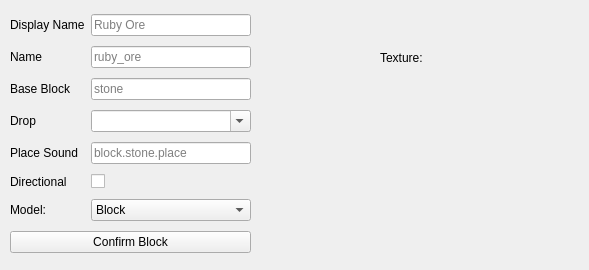
      <widget class="QWidget" name="blockEditor">
       <widget class="QPushButton" name="blockTextureButtonBottom">
        <property name="geometry">
         <rect>
          <x>430</x>
          <y>190</y>
          <width>50</width>
          <height>50</height>
         </rect>
        </property>
        <property name="toolTip">
         <string>&lt;html&gt;&lt;head/&gt;&lt;body&gt;&lt;p&gt;The bottom texture of your block. &lt;span style=&quot; font-weight:700;&quot;&gt;If you are using a Custom model, only use this texture!&lt;/span&gt;&lt;/p&gt;&lt;/body&gt;&lt;/html&gt;</string>
        </property>
        <property name="text">
         <string/>
        </property>
        <property name="flat">
         <bool>true</bool>
        </property>
       </widget>
       <widget class="QPushButton" name="blockTextureButtonTop">
        <property name="geometry">
         <rect>
          <x>430</x>
          <y>90</y>
          <width>50</width>
          <height>50</height>
         </rect>
        </property>
        <property name="toolTip">
         <string>&lt;html&gt;&lt;head/&gt;&lt;body&gt;&lt;p&gt;The top texture of your block. &lt;span style=&quot; font-weight:700;&quot;&gt;If you are using a Custom model, only use the bottom texture!&lt;/span&gt;&lt;/p&gt;&lt;/body&gt;&lt;/html&gt;</string>
        </property>
        <property name="text">
         <string/>
        </property>
        <property name="flat">
         <bool>true</bool>
        </property>
       </widget>
       <widget class="QPushButton" name="blockTextureButtonLeft">
        <property name="geometry">
         <rect>
          <x>380</x>
          <y>140</y>
          <width>50</width>
          <height>50</height>
         </rect>
        </property>
        <property name="toolTip">
         <string>&lt;html&gt;&lt;head/&gt;&lt;body&gt;&lt;p&gt;The left texture of your block. &lt;span style=&quot; font-weight:700;&quot;&gt;If you are using a Custom model, only use the bottom texture!&lt;/span&gt;&lt;/p&gt;&lt;/body&gt;&lt;/html&gt;</string>
        </property>
        <property name="text">
         <string/>
        </property>
        <property name="flat">
         <bool>true</bool>
        </property>
       </widget>
       <widget class="QPushButton" name="blockTextureButtonBack">
        <property name="geometry">
         <rect>
          <x>430</x>
          <y>140</y>
          <width>50</width>
          <height>50</height>
         </rect>
        </property>
        <property name="toolTip">
         <string>&lt;html&gt;&lt;head/&gt;&lt;body&gt;&lt;p&gt;The back texture of your block. &lt;span style=&quot; font-weight:700;&quot;&gt;If you are using a Custom model, only use the bottom texture!&lt;/span&gt;&lt;/p&gt;&lt;/body&gt;&lt;/html&gt;</string>
        </property>
        <property name="text">
         <string/>
        </property>
        <property name="flat">
         <bool>true</bool>
        </property>
       </widget>
       <widget class="QPushButton" name="blockTextureButtonFront">
        <property name="geometry">
         <rect>
          <x>530</x>
          <y>140</y>
          <width>50</width>
          <height>50</height>
         </rect>
        </property>
        <property name="toolTip">
         <string>&lt;html&gt;&lt;head/&gt;&lt;body&gt;&lt;p&gt;The front texture of your block. &lt;span style=&quot; font-weight:700;&quot;&gt;If you are using a Custom model, only use the bottom texture!&lt;/span&gt;&lt;/p&gt;&lt;/body&gt;&lt;/html&gt;</string>
        </property>
        <property name="text">
         <string/>
        </property>
        <property name="flat">
         <bool>true</bool>
        </property>
       </widget>
       <widget class="QPushButton" name="blockTextureButtonRight">
        <property name="geometry">
         <rect>
          <x>480</x>
          <y>140</y>
          <width>50</width>
          <height>50</height>
         </rect>
        </property>
        <property name="toolTip">
         <string>&lt;html&gt;&lt;head/&gt;&lt;body&gt;&lt;p&gt;The right texture of your block. &lt;span style=&quot; font-weight:700;&quot;&gt;If you are using a Custom model, only use the bottom texture!&lt;/span&gt;&lt;/p&gt;&lt;/body&gt;&lt;/html&gt;</string>
        </property>
        <property name="text">
         <string/>
        </property>
        <property name="flat">
         <bool>true</bool>
        </property>
       </widget>
       <widget class="QLabel" name="blockTextureLabel">
        <property name="geometry">
         <rect>
          <x>380</x>
          <y>50</y>
          <width>49</width>
          <height>16</height>
         </rect>
        </property>
        <property name="text">
         <string>Texture:</string>
        </property>
       </widget>
       <widget class="QWidget" name="layoutWidget">
        <property name="geometry">
         <rect>
          <x>10</x>
          <y>10</y>
          <width>241</width>
          <height>251</height>
         </rect>
        </property>
        <layout class="QGridLayout" name="gridLayout">
         <item row="5" column="1">
          <widget class="QCheckBox" name="blockDirectional">
           <property name="toolTip">
            <string>&lt;html&gt;&lt;head/&gt;&lt;body&gt;&lt;p&gt;When this is checked, it'll place like an oak log, directionally.&lt;/p&gt;&lt;/body&gt;&lt;/html&gt;</string>
           </property>
           <property name="text">
            <string/>
           </property>
          </widget>
         </item>
         <item row="6" column="1">
          <widget class="QComboBox" name="blockModel">
           <property name="toolTip">
            <string>&lt;html&gt;&lt;head/&gt;&lt;body&gt;&lt;p&gt;The model of your block.&lt;/p&gt;&lt;p&gt;Block: A normal block.&lt;/p&gt;&lt;p&gt;Custom: A model you created in &lt;span style=&quot; font-weight:700;&quot;&gt;BlockBench&lt;/span&gt;.&lt;/p&gt;&lt;/body&gt;&lt;/html&gt;</string>
           </property>
           <item>
            <property name="text">
             <string>Block</string>
            </property>
           </item>
           <item>
            <property name="text">
             <string>Custom</string>
            </property>
           </item>
          </widget>
         </item>
         <item row="4" column="0">
          <widget class="QLabel" name="blockPlaceSoundLabel">
           <property name="text">
            <string>Place Sound</string>
           </property>
          </widget>
         </item>
         <item row="3" column="0">
          <widget class="QLabel" name="blockDropLabel">
           <property name="text">
            <string>Drop</string>
           </property>
          </widget>
         </item>
         <item row="2" column="1">
          <widget class="QLineEdit" name="blockBaseBlock">
           <property name="toolTip">
            <string>&lt;html&gt;&lt;head/&gt;&lt;body&gt;&lt;p&gt;The block that your custom block hides inside of. This determines most of the sounds (other than the place sound), mining speed, etc. &lt;span style=&quot; font-weight:700;&quot;&gt;Do not use minecraft: in front of the block!&lt;/span&gt;&lt;/p&gt;&lt;/body&gt;&lt;/html&gt;</string>
           </property>
           <property name="placeholderText">
            <string>stone</string>
           </property>
          </widget>
         </item>
         <item row="0" column="1">
          <widget class="QLineEdit" name="blockDisplayName">
           <property name="toolTip">
            <string>&lt;html&gt;&lt;head/&gt;&lt;body&gt;&lt;p&gt;The name you'll see for your block in your inventory!&lt;/p&gt;&lt;/body&gt;&lt;/html&gt;</string>
           </property>
           <property name="placeholderText">
            <string>Ruby Ore</string>
           </property>
          </widget>
         </item>
         <item row="5" column="0">
          <widget class="QLabel" name="blockDirectionalLabel">
           <property name="text">
            <string>Directional</string>
           </property>
          </widget>
         </item>
         <item row="4" column="1">
          <widget class="QLineEdit" name="blockPlaceSound">
           <property name="toolTip">
            <string>&lt;html&gt;&lt;head/&gt;&lt;body&gt;&lt;p&gt;When this is checked, it'll place like an oak log, directionally.&lt;/p&gt;&lt;/body&gt;&lt;/html&gt;</string>
           </property>
           <property name="placeholderText">
            <string>block.stone.place</string>
           </property>
          </widget>
         </item>
         <item row="3" column="1">
          <widget class="QComboBox" name="blockDropBox">
           <property name="toolTip">
            <string>&lt;html&gt;&lt;head/&gt;&lt;body&gt;&lt;p&gt;The item or block that this block drops when it is broken. Self will drop itself, or you can choose any of your blocks or items, or you can choose any Minecraft block or item.&lt;/p&gt;&lt;/body&gt;&lt;/html&gt;</string>
           </property>
           <property name="editable">
            <bool>true</bool>
           </property>
          </widget>
         </item>
         <item row="6" column="0">
          <widget class="QLabel" name="blockModelLabel">
           <property name="text">
            <string>Model:</string>
           </property>
          </widget>
         </item>
         <item row="1" column="0">
          <widget class="QLabel" name="blockNameLabel">
           <property name="text">
            <string>Name</string>
           </property>
          </widget>
         </item>
         <item row="0" column="0">
          <widget class="QLabel" name="blockDisplayNameLabel">
           <property name="text">
            <string>Display Name</string>
           </property>
          </widget>
         </item>
         <item row="1" column="1">
          <widget class="QLineEdit" name="blockName">
           <property name="toolTip">
            <string>&lt;html&gt;&lt;head/&gt;&lt;body&gt;&lt;p&gt;How the game refers to the block.&lt;/p&gt;&lt;/body&gt;&lt;/html&gt;</string>
           </property>
           <property name="placeholderText">
            <string>ruby_ore</string>
           </property>
          </widget>
         </item>
         <item row="2" column="0">
          <widget class="QLabel" name="blockBaseBlockName">
           <property name="text">
            <string>Base Block</string>
           </property>
          </widget>
         </item>
         <item row="7" column="0" colspan="2">
          <widget class="QPushButton" name="blockConfirmButton">
           <property name="text">
            <string>Confirm Block</string>
           </property>
          </widget>
         </item>
        </layout>
       </widget>
      </widget>
